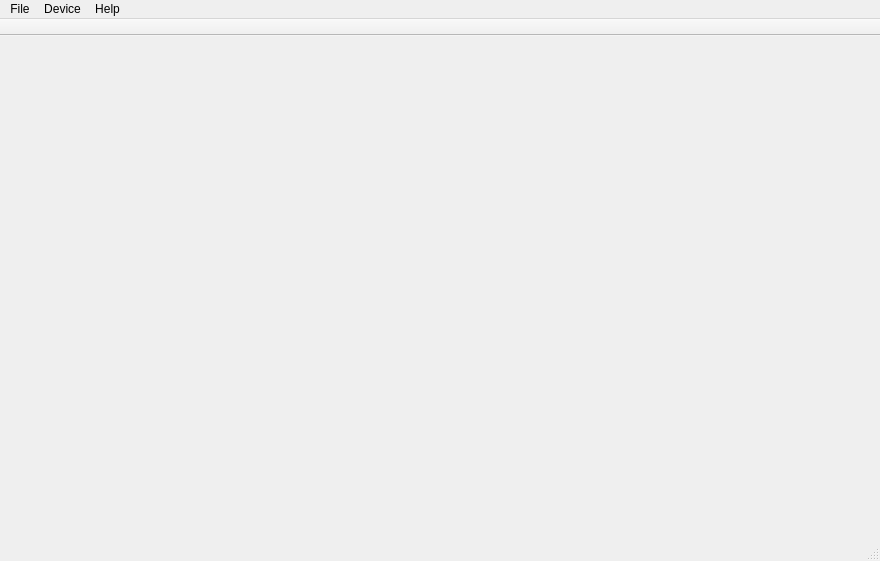
<?xml version="1.0" encoding="UTF-8"?>
<ui version="4.0">
 <class>MainWindow</class>
 <widget class="QMainWindow" name="MainWindow">
  <property name="geometry">
   <rect>
    <x>0</x>
    <y>0</y>
    <width>880</width>
    <height>561</height>
   </rect>
  </property>
  <property name="minimumSize">
   <size>
    <width>476</width>
    <height>400</height>
   </size>
  </property>
  <property name="windowTitle">
   <string>iConnectivity iConfig</string>
  </property>
  <property name="windowIcon">
   <iconset resource="Resources.qrc">
    <normaloff>:/Icon/Icons.ico</normaloff>:/Icon/Icons.ico</iconset>
  </property>
  <property name="dockOptions">
   <set>QMainWindow::AllowNestedDocks|QMainWindow::AllowTabbedDocks|QMainWindow::AnimatedDocks|QMainWindow::ForceTabbedDocks|QMainWindow::VerticalTabs</set>
  </property>
  <property name="unifiedTitleAndToolBarOnMac">
   <bool>false</bool>
  </property>
  <widget class="QWidget" name="centralWidget">
   <property name="autoFillBackground">
    <bool>false</bool>
   </property>
   <layout class="QGridLayout" name="gridLayout_">
    <property name="leftMargin">
     <number>0</number>
    </property>
    <property name="topMargin">
     <number>0</number>
    </property>
    <property name="rightMargin">
     <number>0</number>
    </property>
    <property name="bottomMargin">
     <number>0</number>
    </property>
   </layout>
  </widget>
  <widget class="QMenuBar" name="menuBar">
   <property name="geometry">
    <rect>
     <x>0</x>
     <y>0</y>
     <width>880</width>
     <height>22</height>
    </rect>
   </property>
   <widget class="QMenu" name="menuDevice">
    <property name="title">
     <string>Device</string>
    </property>
    <addaction name="actionClose"/>
    <addaction name="separator"/>
    <addaction name="actionCommit_Changes_to_FLASH"/>
    <addaction name="actionRestore_from_FLASH"/>
    <addaction name="actionRestore_to_Factory_Defaults"/>
    <addaction name="separator"/>
    <addaction name="actionReset"/>
    <addaction name="actionReset_to_Bootloader_Mode"/>
    <addaction name="separator"/>
    <addaction name="actionFirmwareConfig"/>
    <addaction name="actionUpgrade_Firmware"/>
    <addaction name="actionUpgrade_Firmware_From_Local_Drive"/>
    <addaction name="separator"/>
    <addaction name="actionReread_Settings"/>
   </widget>
   <widget class="QMenu" name="menuFile">
    <property name="title">
     <string>File</string>
    </property>
    <addaction name="actionOpen"/>
    <addaction name="separator"/>
    <addaction name="actionSave"/>
    <addaction name="actionOpenPresetsFolder"/>
    <addaction name="separator"/>
    <addaction name="actionQuit"/>
   </widget>
   <widget class="QMenu" name="menuHelp">
    <property name="title">
     <string>Help</string>
    </property>
    <addaction name="actionAbout"/>
    <addaction name="separator"/>
    <addaction name="actionIConnectivity_Website"/>
    <addaction name="separator"/>
    <addaction name="actionSoftware_Manual"/>
    <addaction name="actionRegister"/>
   </widget>
   <addaction name="menuFile"/>
   <addaction name="menuDevice"/>
   <addaction name="menuHelp"/>
  </widget>
  <widget class="QStatusBar" name="statusBar"/>
  <widget class="QToolBar" name="toolBar">
   <property name="windowTitle">
    <string>toolBar</string>
   </property>
   <property name="movable">
    <bool>false</bool>
   </property>
   <property name="toolButtonStyle">
    <enum>Qt::ToolButtonTextOnly</enum>
   </property>
   <attribute name="toolBarArea">
    <enum>TopToolBarArea</enum>
   </attribute>
   <attribute name="toolBarBreak">
    <bool>false</bool>
   </attribute>
  </widget>
  <action name="actionClose">
   <property name="text">
    <string>Switch Devices</string>
   </property>
  </action>
  <action name="actionOpen">
   <property name="text">
    <string>Open Preset</string>
   </property>
   <property name="shortcut">
    <string>Ctrl+O</string>
   </property>
  </action>
  <action name="actionSave">
   <property name="text">
    <string>Save Preset</string>
   </property>
   <property name="shortcut">
    <string>Ctrl+S</string>
   </property>
  </action>
  <action name="actionQuit">
   <property name="text">
    <string>Quit</string>
   </property>
  </action>
  <action name="actionCommit_Changes_to_FLASH">
   <property name="text">
    <string>Save Current Settings</string>
   </property>
  </action>
  <action name="actionRestore_from_FLASH">
   <property name="text">
    <string>Restore Settings from Memory</string>
   </property>
  </action>
  <action name="actionRestore_to_Factory_Defaults">
   <property name="text">
    <string>Restore to Factory Defaults</string>
   </property>
  </action>
  <action name="actionReset">
   <property name="text">
    <string>Reset</string>
   </property>
  </action>
  <action name="actionReset_to_Bootloader_Mode">
   <property name="text">
    <string>Reset to Bootloader Mode</string>
   </property>
  </action>
  <action name="actionReread_Settings">
   <property name="text">
    <string>Reread Settings</string>
   </property>
  </action>
  <action name="actionAbout">
   <property name="text">
    <string>About</string>
   </property>
  </action>
  <action name="actionIConnectivity_Website">
   <property name="text">
    <string>iConnectivity Website</string>
   </property>
  </action>
  <action name="actionSoftware_Manual">
   <property name="text">
    <string>Online Help</string>
   </property>
  </action>
  <action name="actionRegister">
   <property name="text">
    <string>Register</string>
   </property>
  </action>
  <action name="actionUpgrade_Firmware">
   <property name="text">
    <string>Upgrade Firmware</string>
   </property>
  </action>
  <action name="actionOpenPresetsFolder">
   <property name="text">
    <string>Open Presets Folder</string>
   </property>
   <property name="shortcut">
    <string>Ctrl+Shift+P</string>
   </property>
  </action>
  <action name="actionFirmwareConfig">
   <property name="text">
    <string>Firmware Check Frequency</string>
   </property>
  </action>
  <action name="actionUpgrade_Firmware_From_Local_Drive">
   <property name="text">
    <string>Load Firmware From Local Drive</string>
   </property>
  </action>
 </widget>
 <layoutdefault spacing="6" margin="11"/>
 <resources>
  <include location="Resources.qrc"/>
 </resources>
 <connections/>
</ui>
